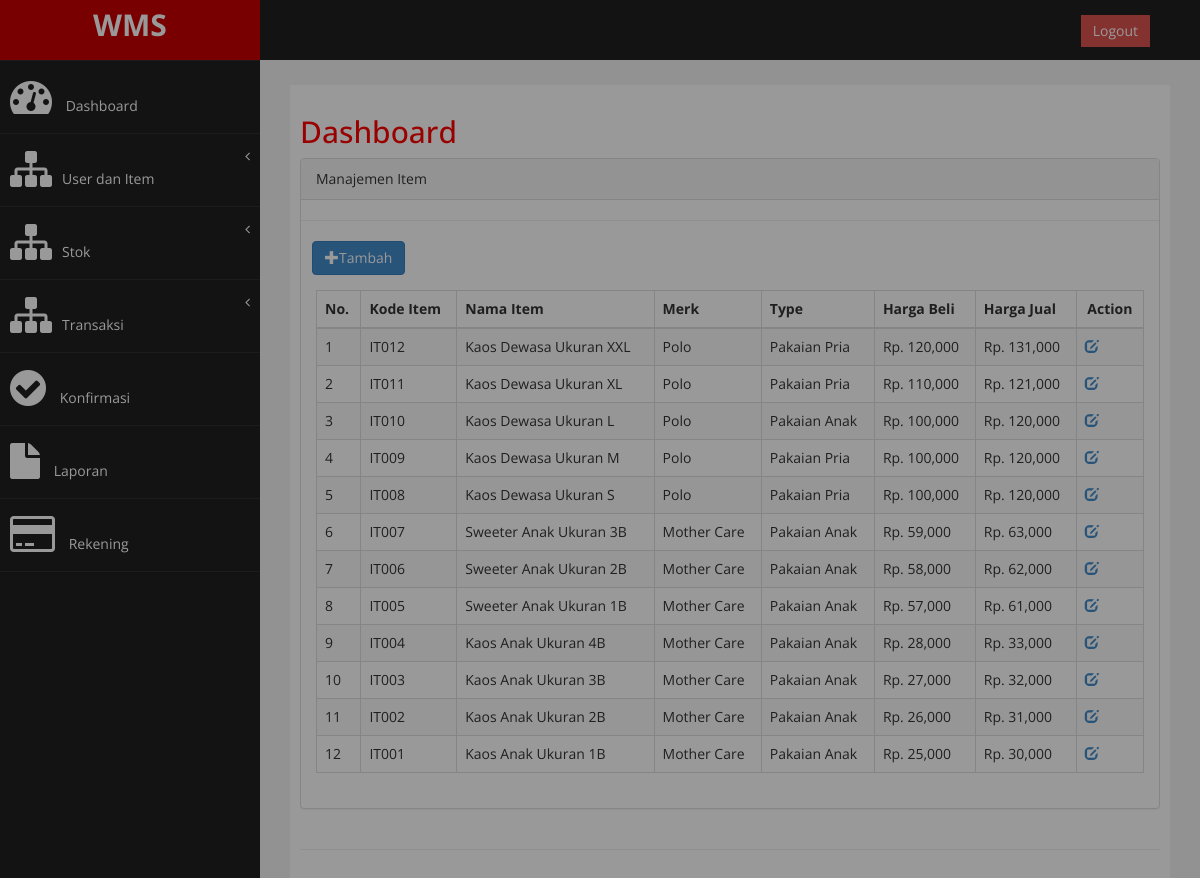
/admin/admin.php?halaman=manajemen_item (signed in), run on the app's committed database.
### tables this page shows
CREATE TABLE `master_item` (
  `no_item` varchar(10) NOT NULL,
  `name_item` varchar(100) NOT NULL,
  `merk` varchar(100) NOT NULL,
  `type` varchar(50) NOT NULL,
  `price_buy` double NOT NULL,
  `price_sell` double NOT NULL,
  `unit` varchar(50) NOT NULL,
  `username` varchar(50) NOT NULL,
  `timestamp` datetime NOT NULL,
  PRIMARY KEY (`no_item`),
  KEY `fk_master_item_username` (`username`),
  CONSTRAINT `fk_master_item_username` FOREIGN KEY (`username`) REFERENCES `master_user` (`username`) ON DELETE CASCADE ON UPDATE CASCADE
);

### admin/modul/mod_item/info_item.php (the view, shortened to what this page needs)
<?php
include '../../../config/koneksi.php';
$query = mysqli_query($conn, "SELECT * FROM master_item ORDER BY timestamp DESC") or die(mysqli_error($conn));
?>
<div class="row">
    <div class="col-md-12">
        <div class="panel panel-default">
            <div class="panel-heading">
                Manajemen Item
            </div>
            <hr>
            &nbsp;&nbsp;&nbsp;<button type="button" class="btn btn-primary" data-toggle="modal" data-target="#myModal"><span class="glyphicon glyphicon-plus"></span>Tambah</button>
            <br>
            <div class="panel-body">
                <div class="table-responsive">
                    <table class="table table-striped table-bordered table-hover">
                        <thead>
                            <tr>
                                <th>No.</th>
                                <th>Kode Item</th>
                                <th>Nama Item</th>
                                <th>Merk</th>
                                <th>Type</th>
                                <th>Harga Beli</th>
                                <th>Harga Jual</th>
                                <th colspan="2">
                                    <center>Action</center>
                                </th>
                            </tr>
                        </thead>
                        <tbody>
                            <?php
                            if (mysqli_num_rows($query) == 0) {
                                echo '<tr><td colspan="4" align="center">Tidak ada data!</td></tr>';
                            } else {
                                $no = 1;
                                while ($data = mysqli_fetch_array($query)) {
                                    echo '<tr>';
                                    echo '<td>' . $no . '</td>';
                                    echo '<td>' . $data['no_item'] . '</td>';
                                    echo '<td>' . $data['name_item'] . '</td>';
                                    echo '<td>' . $data['merk'] . '</td>';
                                    echo '<td>' . $data['type'] . '</td>';
                                    echo '<td> Rp. ' . number_format($data['price_buy']) . '</td>';
                                    echo '<td> Rp. ' . number_format($data['price_sell']) . '</td>';
                                    echo '<td><a href=admin.php?halaman=edit_item&&no_item=' . $data['no_item'] . '><span class="glyphicon glyphicon-edit"></a></td>'; ?>
                            <?php
                                    echo '</tr>';
                                    $no++;
                                }
                            }
                            ?>
                        </tbody>
                    </table>
                </div>
            </div>
        </div>
    </div>
</div>

### admin/assets/css/custom.css (style rules this page uses)
body { font-family: "Open Sans", sans-serif; }

### data on the page
master_item: no_item "IT012", name_item "Kaos Dewasa Ukuran XXL", merk "Polo", type "Pakaian Pria", price_buy "120,000", price_sell "131,000"
master_item: no_item "IT011", name_item "Kaos Dewasa Ukuran XL", merk "Polo", type "Pakaian Pria", price_buy "110,000", price_sell "121,000"
master_item: no_item "IT010", name_item "Kaos Dewasa Ukuran L", merk "Polo", type "Pakaian Anak", price_buy "100,000", price_sell "120,000"
master_item: no_item "IT009", name_item "Kaos Dewasa Ukuran M", merk "Polo", type "Pakaian Pria", price_buy "100,000", price_sell "120,000"
master_item: no_item "IT008", name_item "Kaos Dewasa Ukuran S", merk "Polo", type "Pakaian Pria", price_buy "100,000", price_sell "120,000"
master_item: no_item "IT007", name_item "Sweeter Anak Ukuran 3B", merk "Mother Care", type "Pakaian Anak", price_buy "59,000", price_sell "63,000"
master_item: no_item "IT006", name_item "Sweeter Anak Ukuran 2B", merk "Mother Care", type "Pakaian Anak", price_buy "58,000", price_sell "62,000"
master_item: no_item "IT005", name_item "Sweeter Anak Ukuran 1B", merk "Mother Care", type "Pakaian Anak", price_buy "57,000", price_sell "61,000"
master_item: no_item "IT004", name_item "Kaos Anak Ukuran 4B", merk "Mother Care", type "Pakaian Anak", price_buy "28,000", price_sell "33,000"
master_item: no_item "IT003", name_item "Kaos Anak Ukuran 3B", merk "Mother Care", type "Pakaian Anak", price_buy "27,000", price_sell "32,000"
master_item: no_item "IT002", name_item "Kaos Anak Ukuran 2B", merk "Mother Care", type "Pakaian Anak", price_buy "26,000", price_sell "31,000"
master_item: no_item "IT001", name_item "Kaos Anak Ukuran 1B", merk "Mother Care", type "Pakaian Anak", price_buy "25,000", price_sell "30,000"
